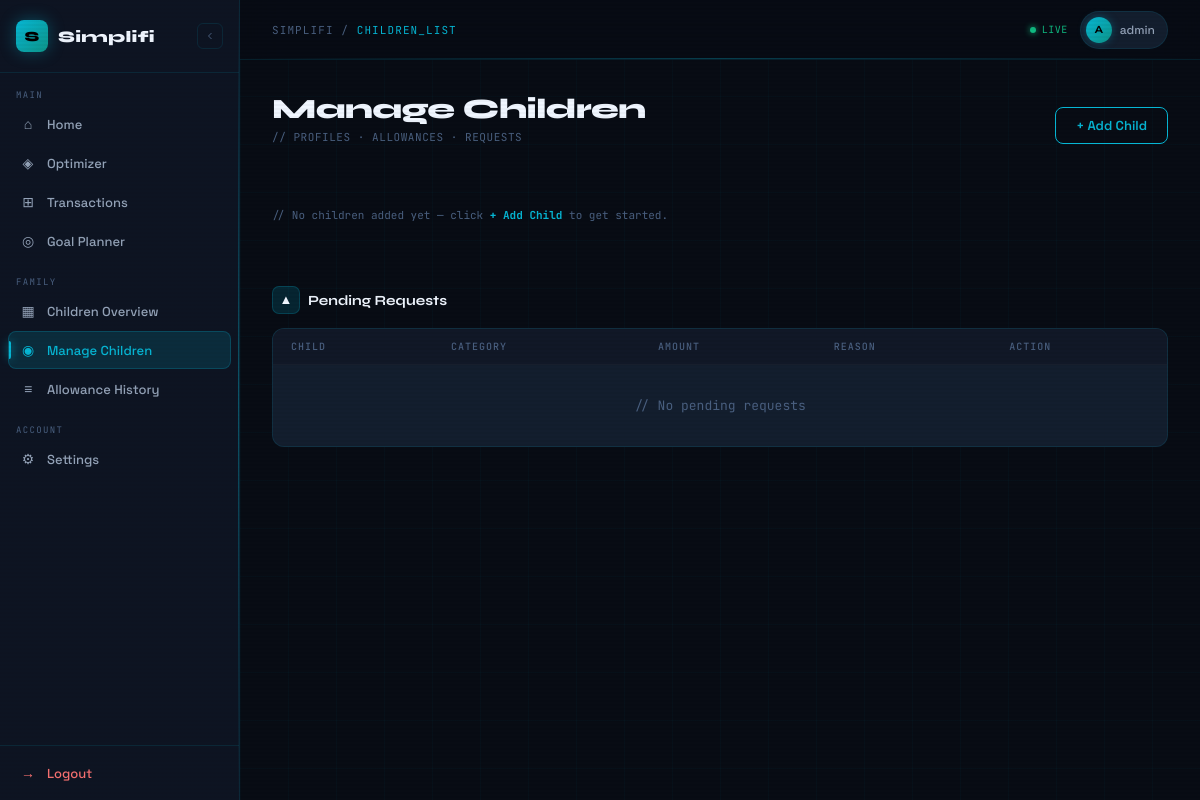
/children/list/ (signed in), run on an earlier commit of the app's database.
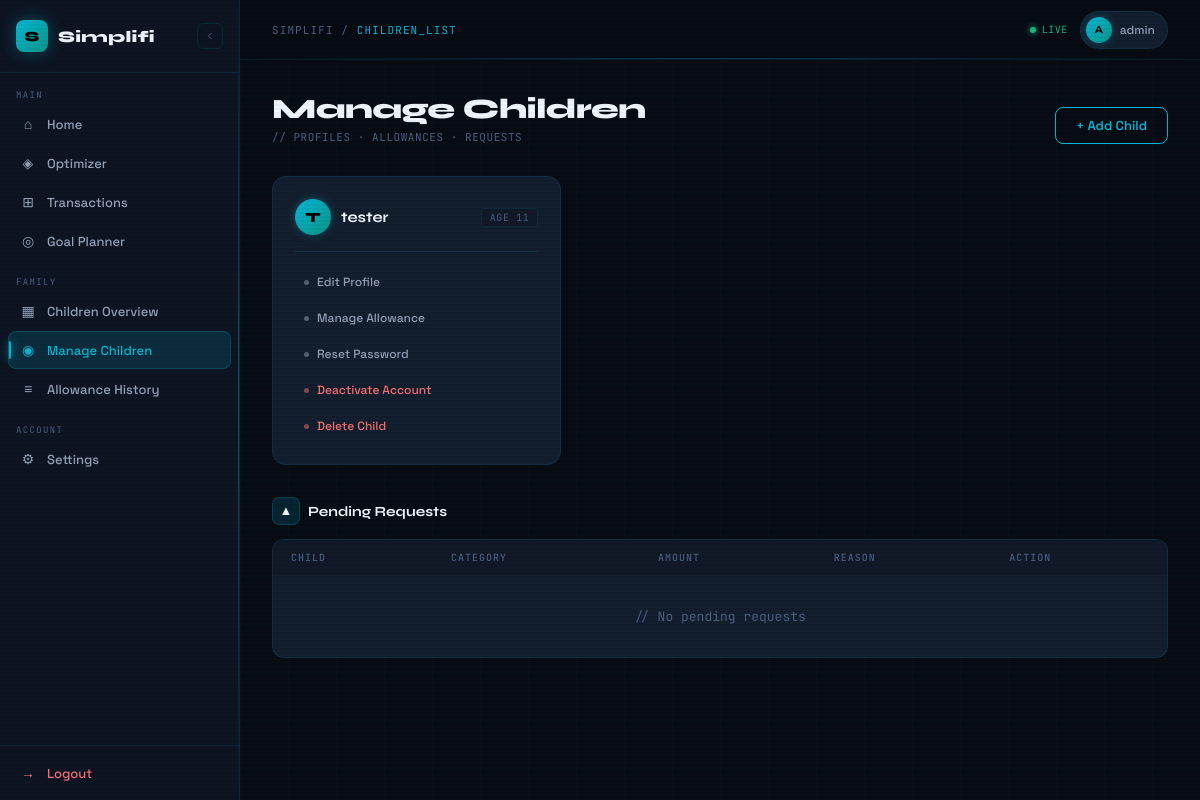
And on a later commit of the database.
### children/models.py (models this page shows, shortened)
class ChildProfile(models.Model):
    parent = models.ForeignKey(
        User,
        on_delete=models.CASCADE,
        related_name="children"
    )
    child_user = models.OneToOneField(
        User,
        on_delete=models.CASCADE,
        related_name="child_profile"
    )
    age = models.IntegerField(null=True, blank=True)
    created_at = models.DateTimeField(auto_now_add=True)
    is_active = models.BooleanField(default=True)

### accounts/models.py (models this page shows, shortened)
class User(AbstractUser):
    ROLE_CHOICES = (
        ("parent", "Parent"),
        ("child", "Child"),
    )
    role = models.CharField(
        max_length=20,
        choices=ROLE_CHOICES,
        default="parent"
    )
    phone = models.CharField(max_length=15, blank=True)
    income_range = models.CharField(
        max_length=50,
        choices=[
            ('<5L', 'Below 5L'),
            ('5-10L', '5–10L'),
            ('10-25L', '10–25L'),
            ('25L+', '25L+'),
        ],
        blank=True
    )

### children/views.py (the view)
# urls.py: path("list/", views.children_list, name="children_list"),
@login_required
def children_list(request):
    if request.user.role != "parent":
        return redirect("dashboard_home")
    children = ChildProfile.objects.filter(
        parent=request.user
    ).prefetch_related("fund_requests")
    requests = FundRequest.objects.filter(
        child__parent=request.user,
        status="pending"
    ).select_related("child", "category")
    return render(
        request,
        "children/children_list.html",
        {
            "children": children,
            "requests": requests
        }
    )

### children/templates/children/children_list.html (shortened to what this page needs)
{% extends "accounts/dashboard.html" %}
{% block content %}
<div class="page-header">
  <div>
    <div class="page-title">Manage Children</div>
    <div class="page-subtitle">// PROFILES · ALLOWANCES · REQUESTS</div>
  </div>
  <a href="{% url 'add_child' %}" class="submit-btn" style="text-decoration:none;display:inline-flex;align-items:center;">
    <span>+ Add Child</span>
  </a>
</div>
<div class="children-grid">
  {% for child in children %}
  <div class="child-card">
    <div class="cc-header">
      <div class="cc-avatar-wrap">
        <div class="cc-avatar">{{ child.child_user.username|first|upper }}</div>
        <div class="cc-name">{{ child.child_user.username }}</div>
      </div>
      <span class="cc-age">AGE {{ child.age }}</span>
    </div>
    <div class="cc-divider"></div>
    <div class="cc-actions">
      <a href="{% url 'edit_child' child.id %}" class="cc-action-link">
        <div class="cc-action-dot"></div> Edit Profile
      </a>
      <a href="{% url 'manage_allowance' child.id %}" class="cc-action-link">
        <div class="cc-action-dot"></div> Manage Allowance
      </a>
      <a href="{% url 'reset_child_password' child.id %}" class="cc-action-link">
        <div class="cc-action-dot"></div> Reset Password
      </a>
      <a href="{% url 'deactivate_child' child.id %}" class="cc-action-link danger">
        <div class="cc-action-dot"></div> Deactivate Account
      </a>
      <a href="{% url 'delete_child' child.id %}" class="cc-action-link danger"
         onclick="return confirm('Delete this child account permanently?')">
        <div class="cc-action-dot"></div> Delete Child
      </a>
    </div>
  </div>
  {% empty %}
  <div style="grid-column:1/-1;font-family:'JetBrains Mono',monospace;font-size:11px;color:var(--ink-3);padding:32px 0;">
    // No children added yet — click <strong style="color:var(--cyan)">+ Add Child</strong> to get started.
  </div>
  {% endfor %}
</div>
<div class="requests-section">
  <div class="section-title" style="margin-bottom:14px;">
    <div class="section-icon">▲</div>
    Pending Requests
  </div>
  <div class="table-wrap">
    <table>
      <thead>
        <tr>
          <th>Child</th>
          <th>Category</th>
          <th>Amount</th>
          <th>Reason</th>
          <th>Action</th>
        </tr>
      </thead>
      <tbody>
        {% for r in requests %}
        <tr>
          <td style="color:var(--ink);font-weight:600;">{{ r.child.child_user.username }}</td>
          <td>{{ r.category.name }}</td>
          <td class="mono">₹{{ r.amount }}</td>
          <td style="color:var(--ink-3);font-size:12px;max-width:200px;">{{ r.reason }}</td>
          <td style="display:flex;gap:6px;padding:13px 18px;">
            <a href="{% url 'approve_request' r.id %}" class="approve-link green">Approve</a>
            <a href="{% url 'reject_request' r.id %}" class="approve-link red">Reject</a>
          </td>
        </tr>
        {% empty %}
        <tr class="empty-row"><td colspan="5">// No pending requests</td></tr>
        {% endfor %}
      </tbody>
    </table>
  </div>
</div>
{% endblock %}

What changed in the data, as far as the page shows it:
added ChildProfile: child_user.username|first "T", child_user.username "tester", age "11"
Also different on the page:
text no longer shown: "// No children added yet — click + Add Child to get started."
